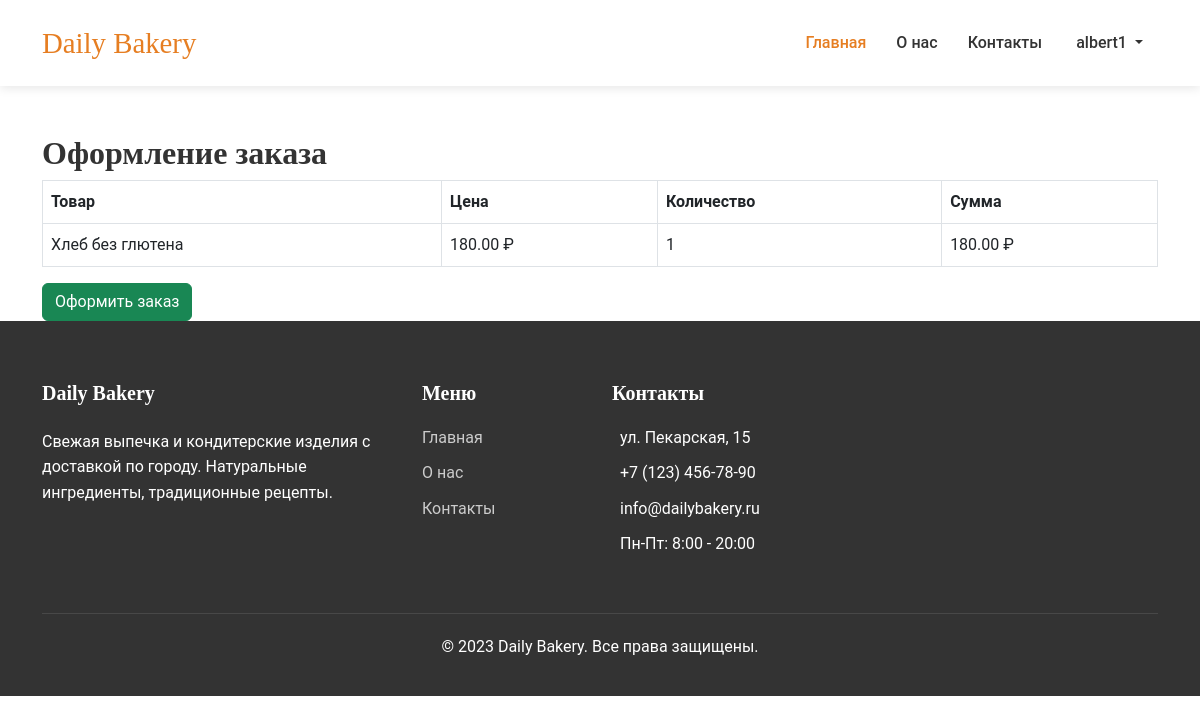
The app's page /orders.php (signed in) with its own data.
### tables this page shows
CREATE TABLE `cart` (
  `id` int(11) NOT NULL,
  `user_id` int(11) NOT NULL,
  `product_id` int(11) NOT NULL,
  `quantity` int(11) NOT NULL DEFAULT 1,
  `created_at` timestamp NOT NULL DEFAULT current_timestamp(),
  `updated_at` timestamp NOT NULL DEFAULT current_timestamp() ON UPDATE current_timestamp()
);

CREATE TABLE `products` (
  `id` int(11) NOT NULL,
  `name` varchar(100) NOT NULL,
  `category` varchar(50) NOT NULL,
  `price` decimal(10,2) NOT NULL,
  `short_description` varchar(255) DEFAULT NULL,
  `description` text DEFAULT NULL,
  `image_url` varchar(255) NOT NULL,
  `weight` int(11) DEFAULT NULL COMMENT 'Вес в граммах',
  `is_popular` tinyint(1) DEFAULT 0,
  `is_new` tinyint(1) DEFAULT 1,
  `ingredients` text DEFAULT NULL,
  `nutritional_value` text DEFAULT NULL COMMENT 'Пищевая ценность',
  `created_at` timestamp NOT NULL DEFAULT current_timestamp(),
  `updated_at` timestamp NOT NULL DEFAULT current_timestamp() ON UPDATE current_timestamp()
);

### orders.php (the view, shortened to what this page needs)
<?php
$conn = new mysqli("localhost", "root", "", "bakery_db");
$user_id = $_SESSION['user_id'];
$stmt = $conn->prepare("
    SELECT p.id, p.name, p.price, c.quantity, p.image_url
    FROM cart c
    JOIN products p ON c.product_id = p.id
    WHERE c.user_id = ?
");
$stmt->bind_param("i", $user_id);
$stmt->execute();
$result = $stmt->get_result();
$cart_items = $result->fetch_all(MYSQLI_ASSOC);
if (empty($cart_items)) {
    $order_success = false;
} else {
    $order_success = null;
}
?>
<!DOCTYPE html>
<html lang="ru">
<head>
    <link href="https://cdn.jsdelivr.net/npm/bootstrap@5.3.0/dist/css/bootstrap.min.css"  rel="stylesheet">
    <link rel="stylesheet" href="styles.css">
</head>
<body>
<nav class="navbar navbar-expand-lg sticky-top">
    <div class="container">
        <a class="navbar-brand" href="#">Daily Bakery</a>
        <div class="collapse navbar-collapse" id="navbarNav">
            <ul class="navbar-nav ms-auto">
                <li class="nav-item">
                    <a class="nav-link active" href="index.php">Главная</a>
                </li>
                <li class="nav-item">
                    <a class="nav-link" href="about.php">О нас</a>
                </li>
                <li class="nav-item">
                    <a class="nav-link" href="contact.php">Контакты</a>
                </li>
                <?php if (isset($_SESSION['username'])): ?>
                    <li class="nav-item dropdown">
                        <a class="nav-link dropdown-toggle" href="#" id="navbarDropdown" role="button" data-bs-toggle="dropdown" aria-expanded="false">
                            <i class="bi bi-person-circle me-1"></i><?= htmlspecialchars($_SESSION['username']); ?>
                        </a>
                    </li>
                <?php endif; ?>
            </ul>
        </div>
    </div>
</nav>
<div class="container mt-5">
    <?php if ($order_success === true): ?>
        <div class="alert alert-success text-center">
            <h4>Заказ успешно оформлен!</h4>
            <p>Номер вашего заказа: <strong><?= $order_number ?></strong></p>
            <a href="index.php" class="btn btn-primary">На главную</a>
        </div>
    <?php else: ?>
        <h2>Оформление заказа</h2>
        <table class="table table-bordered">
            <thead>
            <tr>
                <th>Товар</th>
                <th>Цена</th>
                <th>Количество</th>
                <th>Сумма</th>
            </tr>
            </thead>
            <tbody>
            <?php foreach ($cart_items as $item): ?>
                <tr>
                    <td><?= htmlspecialchars($item['name']) ?></td>
                    <td><?= number_format($item['price'], 2) ?> ₽</td>
                    <td><?= $item['quantity'] ?></td>
                    <td><?= number_format($item['price'] * $item['quantity'], 2) ?> ₽</td>
                </tr>
            <?php endforeach; ?>
            </tbody>
        </table>
        <form method="POST">
            <button type="submit" name="checkout" class="btn btn-success">Оформить заказ</button>
        </form>
    <?php endif; ?>
</div>
<footer>
    <div class="container">
        <div class="row">
            <div class="col-md-4">
                <h5 class="mb-4">Daily Bakery</h5>
                <p>Свежая выпечка и кондитерские изделия с доставкой по городу. Натуральные ингредиенты, традиционные рецепты.</p>
                <div class="social-icons">
                </div>
            </div>
            <div class="col-md-2">
                <div class="footer-links">
                    <h5>Меню</h5>
                    <ul>
                        <li><a href="index.php">Главная</a></li>
                        <li><a href="about.php">О нас</a></li>
                        <li><a href="contact.php">Контакты</a></li>
                    </ul>
                </div>
            </div>
            <div class="col-md-3">
                <div class="footer-links">
                    <h5>Контакты</h5>
                    <ul>
                        <li><i class="bi bi-geo-alt me-2"></i>ул. Пекарская, 15</li>
                        <li><i class="bi bi-telephone me-2"></i>+7 (123) 456-78-90</li>
                        <li><i class="bi bi-envelope me-2"></i>info@dailybakery.ru</li>
                        <li><i class="bi bi-clock me-2"></i>Пн-Пт: 8:00 - 20:00</li>
                    </ul>
                </div>
            </div>
        </div>
        <div class="copyright text-center">
            <p>&copy; 2023 Daily Bakery. Все права защищены.</p>
        </div>
    </div>
</footer>
</body>
</html>

### styles.css (style rules this page uses)
:root { --primary-color: #e67e22; --secondary-color: #f39c12; --dark-color: #333; --light-color: #f9f9f9; --accent-color: #e74c3c; }
body { font-family: 'Roboto', sans-serif; color: var(--dark-color); background-color: #fff; line-height: 1.6; }
h1, h2, h3, h4, h5 { font-family: 'Playfair Display', serif; font-weight: 700; }
.navbar { background-color: white; box-shadow: 0 2px 10px rgba(0,0,0,0.1); padding: 15px 0; }
.navbar-brand { font-family: 'Playfair Display', serif; font-size: 1.8rem; color: var(--primary-color) !important; }
.nav-link { font-weight: 500; padding: 8px 15px !important; color: var(--dark-color) !important; transition: all 0.3s ease; }
.nav-link:hover, .nav-link.active { color: var(--primary-color) !important; }
footer { background-color: var(--dark-color); color: white; padding: 60px 0 20px; }
.footer-links h5 { margin-bottom: 20px; color: white; }
.footer-links ul { list-style: none; padding-left: 0; }
.footer-links li { margin-bottom: 10px; }
.footer-links a { color: #ccc; text-decoration: none; transition: all 0.3s ease; }
.copyright { border-top: 1px solid rgba(255,255,255,0.1); padding-top: 20px; margin-top: 40px; }

### records on screen
cart: product.name "Хлеб без глютена", product.price "180.00", quantity "1", $item['price']*$item['quantity'] "180.00"

### other values on screen
$_SESSION['username'] "albert1"
